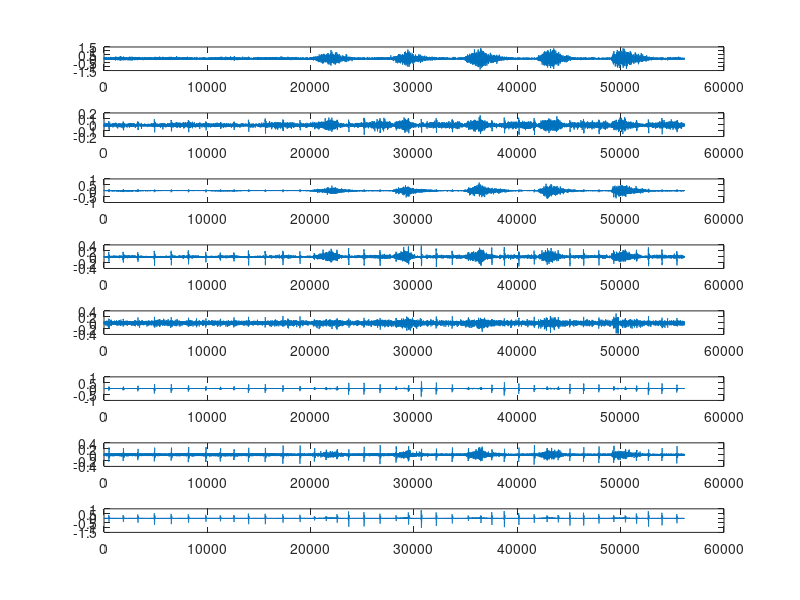

Write MATLAB code to recreate this figure. (Note: this script raises an error after producing the figure.)
%% Author: Lu, Chia-Feng 2013.11.29
clear, close all
clc

%% initialize parameters
path(path,'.\fastica_25');  % add FastICA path

samplerate = 2000; % in Hz

ICNo=3;  % the specified number of independent components
PCNo=4;  % the preserved number of PCs 

%% load data
load('EMGdata.mat')

figure,
for i=1:size(EMGdata,2)
    subplot(size(EMGdata,2),1,i),plot(EMGdata(:,i))
end

%% perform FastICA
[icasig, A, W] = fastica(EMGdata','numOfIC',ICNo,'displayMode','off','firstEig',1,'lastEig',PCNo); % fast ICA

% [icasig, A, W] = fastica(EMGdata','numOfIC',ICNo,'displayMode','off','interactivePCA','on'); % fast ICA
% fasticag(EMGdata')

figure,
for i=1:size(icasig,1)
    subplot(size(icasig,1),1,i),plot(icasig(i,:))
end

return

%% remove ICs dominated by cardiac signal and noise
rejectICA=[1];

A2=A;
icasig2=icasig;
%%% reconstruct the signal
A2(:,rejectICA)=[];
icasig2(rejectICA,:)=[];

newEMGdata=(A2*icasig2)';

figure,
for i=1:size(newEMGdata,2)
    subplot(size(newEMGdata,2),1,i),plot(newEMGdata(:,i))
end


